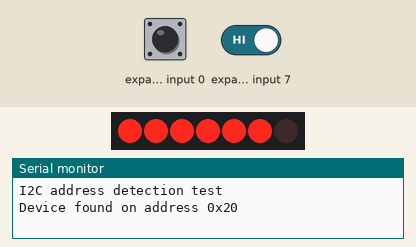
The sketch below on a simulated Arduino Uno, built with avr-gcc and run on an emulated ATmega328P. Shown: 7 port-expander outputs drawn as a row of LEDs (first output left, lit = HIGH), the last lines printed to the serial monitor. Wiring (inferred from the names in the program): PCF8574 port expander at I2C address 0x20. Wiring (inferred from the signals the program sends): row of LEDs: on Q1, Q2, Q3, Q4, Q5, Q6, Q7. Inputs (shaded band) come from the test bench; at power-on: expander input 0 HIGH, expander input 7 HIGH.

Above: at 1.2 s.
1.3 s: expander input 0 pulled LOW for 0.15 s
At 1.37 s:
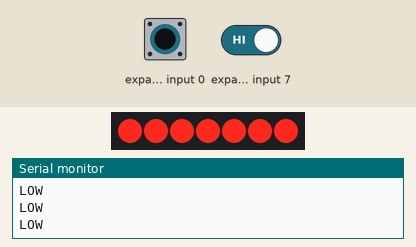
2.9 s: expander input 0 pulled LOW for 3.2 s
At 7.2 s:
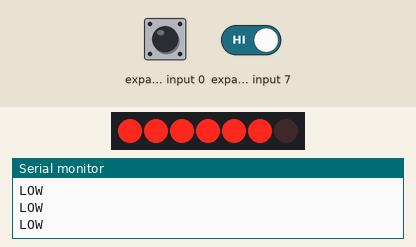
7.6 s: expander input 0 driven LOW and expander input 7 driven LOW
At 8.3 s:
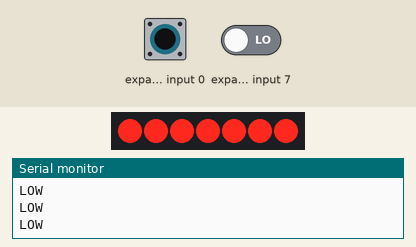
10.6 s: expander input 0 driven HIGH
At 11.7 s:
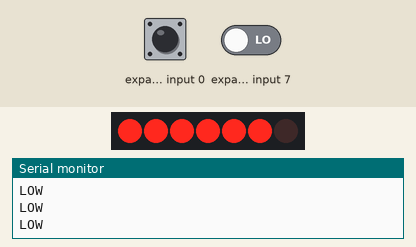
Timing chart, 0 to 13.1 s (numbered marks = the images above; inputs shaded):
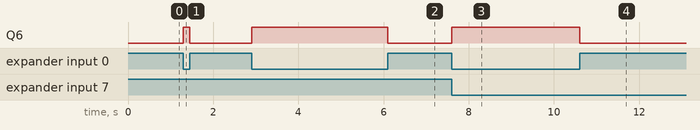

Measured:
- after the input at 1.3 s, Q6: LOW → HIGH at once, → LOW 0.15 s later
- after the input at 2.9 s, Q6: LOW → HIGH at once, → LOW 3.2 s later
- after the input at 7.6 s, Q6: LOW → HIGH at once
- after the input at 10.6 s, Q6: HIGH → LOW at once

The sketch:

sketch_jan5a.ino
```cpp
#include <Adafruit_I2CDevice.h>

#define PCF8574_Address 0x20

Adafruit_I2CDevice i2c_dev = Adafruit_I2CDevice(PCF8574_Address);
uint8_t buffer[32];

void setup() {

  Serial.begin(9600);
  Serial.println("I2C address detection test");
  if (!i2c_dev.begin()) {
    Serial.print("Did not find device at 0x");
    Serial.println(i2c_dev.address(), HEX);
    while (1);
  }
  Serial.print("Device found on address 0x");
  Serial.println(i2c_dev.address(), HEX);

  // Config PCF8574
  buffer[0]=0b00000001;               // config all pins to output
  i2c_dev.write(buffer,1);   // send the config to PCF8574

}
void loop() {
  // buffer[0]=0b10000000;   // set bit 7 to high
  // i2c_dev.write(buffer,1);  // turn off LED
  // delay(1000);

  // buffer[0]=0b00000000;   // set bit 7 to low
  // i2c_dev.write(buffer,1);  // turn on LED
  // delay(1000);
  i2c_dev.read(buffer, 1);
  if((buffer[0] & 0b00000001) == 0b00000001){
    buffer[0] = 0b10000001;
    i2c_dev.write(buffer, 1);
  }else{
    buffer[0] = 0b00000001;
    i2c_dev.write(buffer, 1);
    Serial.println("LOW");
  }

}
```
